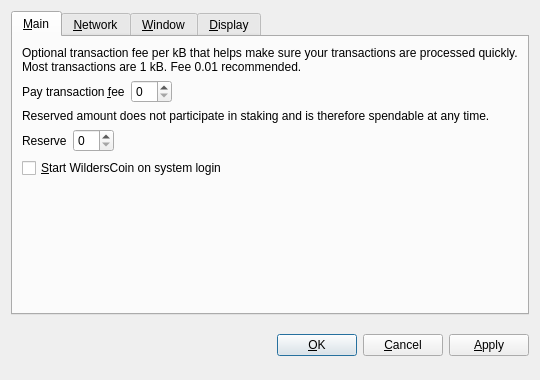
<?xml version="1.0" encoding="UTF-8"?>
<ui version="4.0">
 <class>OptionsDialog</class>
 <widget class="QDialog" name="OptionsDialog">
  <property name="geometry">
   <rect>
    <x>0</x>
    <y>0</y>
    <width>540</width>
    <height>380</height>
   </rect>
  </property>
  <property name="windowTitle">
   <string>Options</string>
  </property>
  <property name="modal">
   <bool>true</bool>
  </property>
  <layout class="QVBoxLayout" name="verticalLayout">
   <item>
    <widget class="QTabWidget" name="tabWidget">
     <property name="tabPosition">
      <enum>QTabWidget::North</enum>
     </property>
     <property name="currentIndex">
      <number>0</number>
     </property>
     <widget class="QWidget" name="tabMain">
      <attribute name="title">
       <string>&amp;Main</string>
      </attribute>
      <layout class="QVBoxLayout" name="verticalLayout_Main">
       <item>
        <widget class="QLabel" name="transactionFeeInfoLabel">
         <property name="text">
          <string>Optional transaction fee per kB that helps make sure your transactions are processed quickly. Most transactions are 1 kB. Fee 0.01 recommended.</string>
         </property>
         <property name="textFormat">
          <enum>Qt::PlainText</enum>
         </property>
         <property name="wordWrap">
          <bool>true</bool>
         </property>
        </widget>
       </item>
       <item>
        <layout class="QHBoxLayout" name="horizontalLayoutFee">
         <item>
          <widget class="QLabel" name="transactionFeeLabel">
           <property name="text">
            <string>Pay transaction &amp;fee</string>
           </property>
           <property name="textFormat">
            <enum>Qt::PlainText</enum>
           </property>
           <property name="buddy">
            <cstring>transactionFee</cstring>
           </property>
          </widget>
         </item>
         <item>
          <widget class="BitcoinAmountField" name="transactionFee"/>
         </item>
         <item>
          <spacer name="horizontalSpacerFee">
           <property name="orientation">
            <enum>Qt::Horizontal</enum>
           </property>
           <property name="sizeHint" stdset="0">
            <size>
             <width>40</width>
             <height>20</height>
            </size>
           </property>
          </spacer>
         </item>
        </layout>
       </item>
       <item>
        <widget class="QLabel" name="reserveBalanceInfoLabel">
         <property name="text">
          <string>Reserved amount does not participate in staking and is therefore spendable at any time.</string>
         </property>
         <property name="textFormat">
          <enum>Qt::PlainText</enum>
         </property>
         <property name="wordWrap">
          <bool>true</bool>
         </property>
        </widget>
       </item>
       <item>
        <layout class="QHBoxLayout" name="horizontalLayoutReserveBalance">
         <item>
          <widget class="QLabel" name="reserveBalanceLabel">
           <property name="text">
            <string>Reserve</string>
           </property>
           <property name="textFormat">
            <enum>Qt::PlainText</enum>
           </property>
           <property name="buddy">
            <cstring>reserveBalance</cstring>
           </property>
          </widget>
         </item>
         <item>
          <widget class="BitcoinAmountField" name="reserveBalance"/>
         </item>
         <item>
          <spacer name="horizontalSpacerReserveBalance">
           <property name="orientation">
            <enum>Qt::Horizontal</enum>
           </property>
           <property name="sizeHint" stdset="0">
            <size>
             <width>40</width>
             <height>20</height>
            </size>
           </property>
          </spacer>
         </item>
        </layout>
       </item>
       <item>
        <widget class="QCheckBox" name="bitcoinAtStartup">
         <property name="toolTip">
          <string>Automatically start WildersCoin after logging in to the system.</string>
         </property>
         <property name="text">
          <string>&amp;Start WildersCoin on system login</string>
         </property>
        </widget>
       </item>
       <item>
        <spacer name="verticalSpacer_Main">
         <property name="orientation">
          <enum>Qt::Vertical</enum>
         </property>
         <property name="sizeHint" stdset="0">
          <size>
           <width>20</width>
           <height>40</height>
          </size>
         </property>
        </spacer>
       </item>
      </layout>
     </widget>
     <widget class="QWidget" name="tabNetwork">
      <attribute name="title">
       <string>&amp;Network</string>
      </attribute>
      <layout class="QVBoxLayout" name="verticalLayout_Network">
       <item>
        <widget class="QCheckBox" name="mapPortUpnp">
         <property name="toolTip">
          <string>Automatically open the WildersCoin client port on the router. This only works when your router supports UPnP and it is enabled.</string>
         </property>
         <property name="text">
          <string>Map port using &amp;UPnP</string>
         </property>
        </widget>
       </item>
       <item>
        <widget class="QCheckBox" name="connectSocks">
         <property name="toolTip">
          <string>Connect to the WildersCoin network through a SOCKS5 proxy (e.g. when connecting through Tor).</string>
         </property>
         <property name="text">
          <string>&amp;Connect through SOCKS5 proxy:</string>
         </property>
        </widget>
       </item>
       <item>
        <layout class="QHBoxLayout" name="horizontalLayout_Network">
         <item>
          <widget class="QLabel" name="proxyIpLabel">
           <property name="text">
            <string>Proxy &amp;IP:</string>
           </property>
           <property name="textFormat">
            <enum>Qt::PlainText</enum>
           </property>
           <property name="buddy">
            <cstring>proxyIp</cstring>
           </property>
          </widget>
         </item>
         <item>
          <widget class="QValidatedLineEdit" name="proxyIp">
           <property name="maximumSize">
            <size>
             <width>140</width>
             <height>16777215</height>
            </size>
           </property>
           <property name="toolTip">
            <string>IP address of the proxy (e.g. 127.0.0.1)</string>
           </property>
          </widget>
         </item>
         <item>
          <widget class="QLabel" name="proxyPortLabel">
           <property name="text">
            <string>&amp;Port:</string>
           </property>
           <property name="textFormat">
            <enum>Qt::PlainText</enum>
           </property>
           <property name="buddy">
            <cstring>proxyPort</cstring>
           </property>
          </widget>
         </item>
         <item>
          <widget class="QLineEdit" name="proxyPort">
           <property name="maximumSize">
            <size>
             <width>55</width>
             <height>16777215</height>
            </size>
           </property>
           <property name="toolTip">
            <string>Port of the proxy (e.g. 9050)</string>
           </property>
          </widget>
         </item>
         <item>
          <spacer name="horizontalSpacer_Network">
           <property name="orientation">
            <enum>Qt::Horizontal</enum>
           </property>
           <property name="sizeHint" stdset="0">
            <size>
             <width>40</width>
             <height>20</height>
            </size>
           </property>
          </spacer>
         </item>
        </layout>
       </item>
       <item>
        <spacer name="verticalSpacer_Network">
         <property name="orientation">
          <enum>Qt::Vertical</enum>
         </property>
         <property name="sizeHint" stdset="0">
          <size>
           <width>20</width>
           <height>40</height>
          </size>
         </property>
        </spacer>
       </item>
      </layout>
     </widget>
     <widget class="QWidget" name="tabWindow">
      <attribute name="title">
       <string>&amp;Window</string>
      </attribute>
      <layout class="QVBoxLayout" name="verticalLayout_Window">
       <item>
        <widget class="QCheckBox" name="minimizeToTray">
         <property name="toolTip">
          <string>Show only a tray icon after minimizing the window.</string>
         </property>
         <property name="text">
          <string>&amp;Minimize to the tray instead of the taskbar</string>
         </property>
        </widget>
       </item>
       <item>
        <widget class="QCheckBox" name="minimizeOnClose">
         <property name="toolTip">
          <string>Minimize instead of exit the application when the window is closed. When this option is enabled, the application will be closed only after selecting Quit in the menu.</string>
         </property>
         <property name="text">
          <string>M&amp;inimize on close</string>
         </property>
        </widget>
       </item>
       <item>
        <spacer name="verticalSpacer_Window">
         <property name="orientation">
          <enum>Qt::Vertical</enum>
         </property>
         <property name="sizeHint" stdset="0">
          <size>
           <width>20</width>
           <height>40</height>
          </size>
         </property>
        </spacer>
       </item>
      </layout>
     </widget>
     <widget class="QWidget" name="tabDisplay">
      <attribute name="title">
       <string>&amp;Display</string>
      </attribute>
      <layout class="QVBoxLayout" name="verticalLayout_Display">
       <item>
        <layout class="QHBoxLayout" name="horizontalLayout_1_Display">
         <item>
          <widget class="QLabel" name="langLabel">
           <property name="text">
            <string>User Interface &amp;language:</string>
           </property>
           <property name="textFormat">
            <enum>Qt::PlainText</enum>
           </property>
           <property name="buddy">
            <cstring>lang</cstring>
           </property>
          </widget>
         </item>
         <item>
          <widget class="QValueComboBox" name="lang">
           <property name="toolTip">
            <string>The user interface language can be set here. This setting will take effect after restarting WildersCoin.</string>
           </property>
          </widget>
         </item>
        </layout>
       </item>
       <item>
        <layout class="QHBoxLayout" name="horizontalLayout_2_Display">
         <item>
          <widget class="QLabel" name="unitLabel">
           <property name="text">
            <string>&amp;Unit to show amounts in:</string>
           </property>
           <property name="textFormat">
            <enum>Qt::PlainText</enum>
           </property>
           <property name="buddy">
            <cstring>unit</cstring>
           </property>
          </widget>
         </item>
         <item>
          <widget class="QValueComboBox" name="unit">
           <property name="toolTip">
            <string>Choose the default subdivision unit to show in the interface and when sending coins.</string>
           </property>
          </widget>
         </item>
        </layout>
       </item>
       <item>
        <widget class="QCheckBox" name="coinControlFeatures">
         <property name="toolTip">
          <string>Whether to show coin control features or not.</string>
         </property>
         <property name="text">
          <string>Display coin &amp;control features (experts only!)</string>
         </property>
        </widget>
       </item>
       <item>
        <widget class="QCheckBox" name="minimizeCoinAge">
         <property name="toolTip">
          <string>Whether to select the coin outputs randomly or with minimal coin age.</string>
         </property>
         <property name="text">
          <string>Minimize weight consumption (experimental)</string>
         </property>
        </widget>
       </item>
       <item>
        <spacer name="verticalSpacer_Display">
         <property name="orientation">
          <enum>Qt::Vertical</enum>
         </property>
         <property name="sizeHint" stdset="0">
          <size>
           <width>20</width>
           <height>40</height>
          </size>
         </property>
        </spacer>
       </item>
      </layout>
     </widget>
    </widget>
   </item>
   <item>
    <layout class="QHBoxLayout" name="horizontalLayout_Buttons">
     <item>
      <spacer name="horizontalSpacer_1">
       <property name="orientation">
        <enum>Qt::Horizontal</enum>
       </property>
       <property name="sizeHint" stdset="0">
        <size>
         <width>40</width>
         <height>48</height>
        </size>
       </property>
      </spacer>
     </item>
     <item>
      <widget class="QLabel" name="statusLabel">
       <property name="font">
        <font>
         <weight>75</weight>
         <bold>true</bold>
        </font>
       </property>
       <property name="text">
        <string/>
       </property>
       <property name="textFormat">
        <enum>Qt::PlainText</enum>
       </property>
       <property name="wordWrap">
        <bool>true</bool>
       </property>
      </widget>
     </item>
     <item>
      <spacer name="horizontalSpacer_2">
       <property name="orientation">
        <enum>Qt::Horizontal</enum>
       </property>
       <property name="sizeHint" stdset="0">
        <size>
         <width>40</width>
         <height>48</height>
        </size>
       </property>
      </spacer>
     </item>
     <item>
      <widget class="QPushButton" name="okButton">
       <property name="text">
        <string>&amp;OK</string>
       </property>
      </widget>
     </item>
     <item>
      <widget class="QPushButton" name="cancelButton">
       <property name="text">
        <string>&amp;Cancel</string>
       </property>
       <property name="autoDefault">
        <bool>false</bool>
       </property>
      </widget>
     </item>
     <item>
      <widget class="QPushButton" name="applyButton">
       <property name="text">
        <string>&amp;Apply</string>
       </property>
       <property name="autoDefault">
        <bool>false</bool>
       </property>
      </widget>
     </item>
    </layout>
   </item>
  </layout>
 </widget>
 <customwidgets>
  <customwidget>
   <class>QValidatedLineEdit</class>
   <extends>QLineEdit</extends>
   <header>qvalidatedlineedit.h</header>
  </customwidget>
  <customwidget>
   <class>BitcoinAmountField</class>
   <extends>QSpinBox</extends>
   <header>bitcoinamountfield.h</header>
  </customwidget>
  <customwidget>
   <class>QValueComboBox</class>
   <extends>QComboBox</extends>
   <header>qvaluecombobox.h</header>
  </customwidget>
 </customwidgets>
 <resources/>
 <connections/>
</ui>
